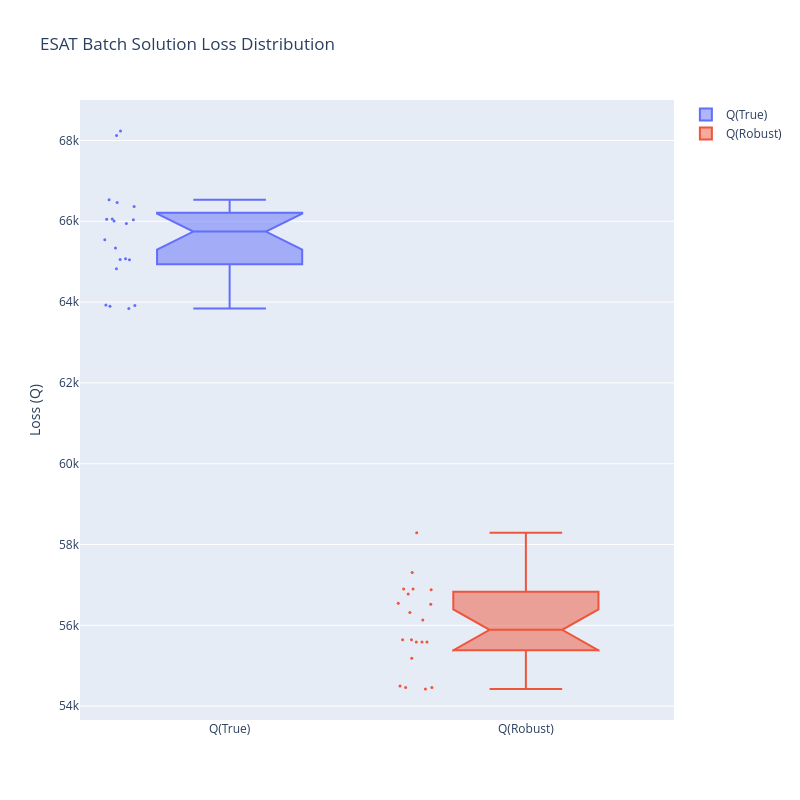

Notebook source saved alongside this figure:
### Code cell
qt_list = []
qr_list = []
model = []
for i, result in enumerate(batch_br.results):
    if result is not None:
        model.append(i)
        qt_list.append(result.Qtrue)
        qr_list.append(result.Qrobust)

b_q_df = pd.DataFrame(data={"Q(True)":qt_list, "Q(Robust)":qr_list, 'Model':model})
b_q_fig = go.Figure(data=[
    go.Box(y=b_q_df['Q(True)'],boxpoints="all", notched=True, name="Q(True)", marker_size=3,text=model), 
    go.Box(y=b_q_df["Q(Robust)"],boxpoints="all", notched=True, name="Q(Robust)", marker_size=3, text=model)
])
b_q_fig.update(layout_title_text="ESAT Batch Solution Loss Distribution")
b_q_fig.update_yaxes(title_text="Loss (Q)")
b_q_fig.update_xaxes(title_text="")
b_q_fig.update_traces(hovertemplate='Model: %{text}<br>%{x}: %{y:.2f}<extra></extra>')
b_q_fig.update_layout(width=800, height=800)
b_q_fig.show()

### Figure 1 — Plotly figure (JSON) as saved in the notebook; plotly's stock layout.template omitted (floating-point values rounded to 4 significant figures)
{"data": [{"boxpoints": "all", "hovertemplate": "Model: %{text}<br>%{x}: %{y:.2f}<extra></extra>", "marker": {"size": 3}, "name": "Q(True)", "notched": true, "text": ["0", "1", "2", "3", "4", "5", "6", "7", "8", "9", "10", "11", "12", "13", "14", "15", "16", "17", "18", "19"], "type": "box", "y": [65070.0, 65540.0, 65050.0, 66050.0, 63930.0, 63840.0, 66530.0, 65060.0, 63890.0, 66040.0, 66370.0, 66460.0, 66050.0, 68230.0, 63910.0, 68120.0, 64830.0, 65340.0, 66010.0, 65950.0]}, {"boxpoints": "all", "hovertemplate": "Model: %{text}<br>%{x}: %{y:.2f}<extra></extra>", "marker": {"size": 3}, "name": "Q(Robust)", "notched": true, "text": ["0", "1", "2", "3", "4", "5", "6", "7", "8", "9", "10", "11", "12", "13", "14", "15", "16", "17", "18", "19"], "type": "box", "y": [55640.0, 55590.0, 55590.0, 56540.0, 54500.0, 54420.0, 56900.0, 55640.0, 54460.0, 56520.0, 56780.0, 56900.0, 56880.0, 57300.0, 54460.0, 58290.0, 55180.0, 55590.0, 56130.0, 56320.0]}], "layout": {"height": 800, "title": {"text": "ESAT Batch Solution Loss Distribution"}, "width": 800, "xaxis": {"autorange": true, "range": [-0.5051, 1.5], "title": {"text": ""}, "type": "category"}, "yaxis": {"autorange": true, "range": [53660.0, 69000.0], "title": {"text": "Loss (Q)"}, "type": "linear"}}}
